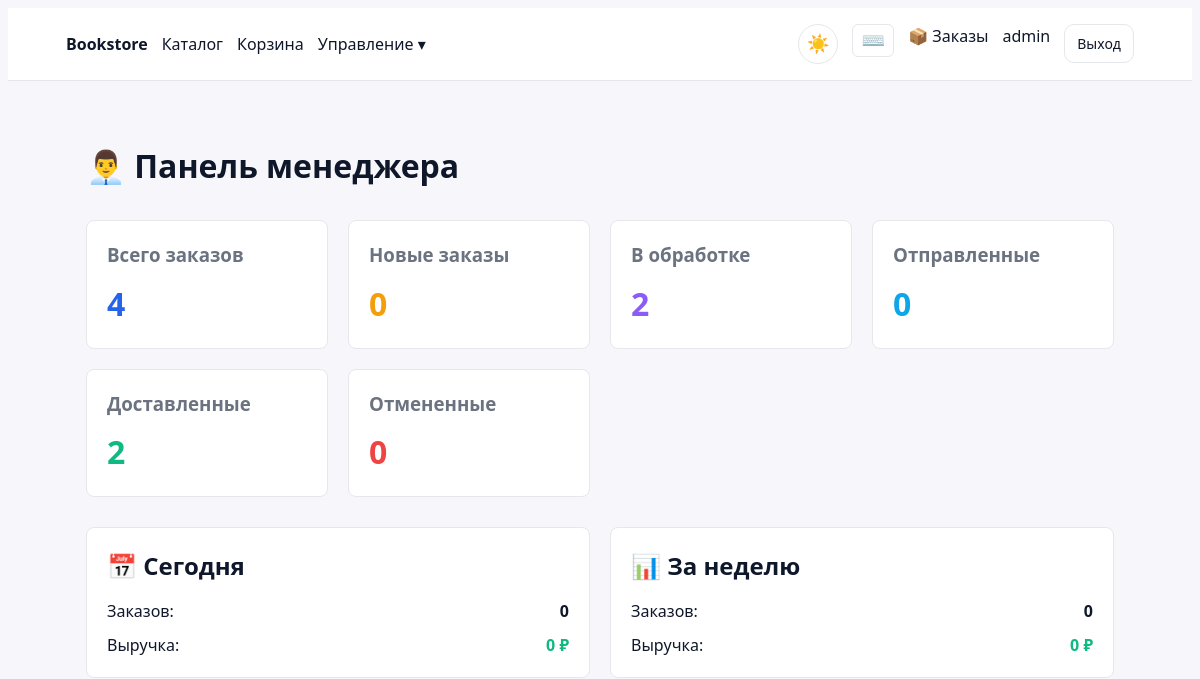
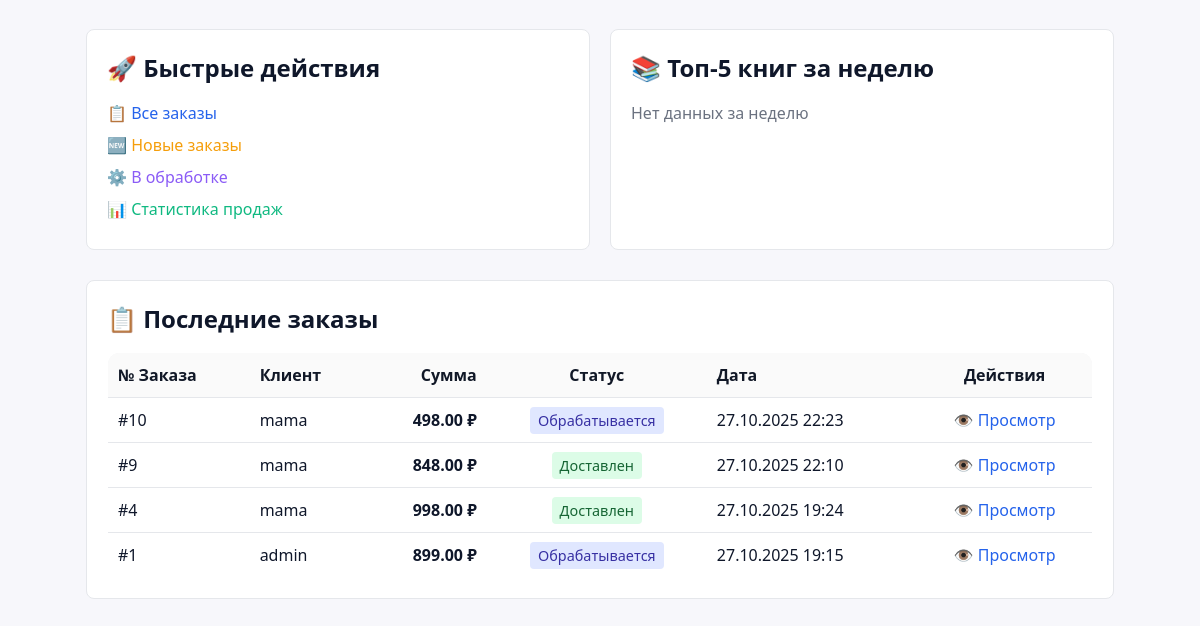
Page /manager/ (signed in) on the earlier database version (2 pictures, top to bottom).
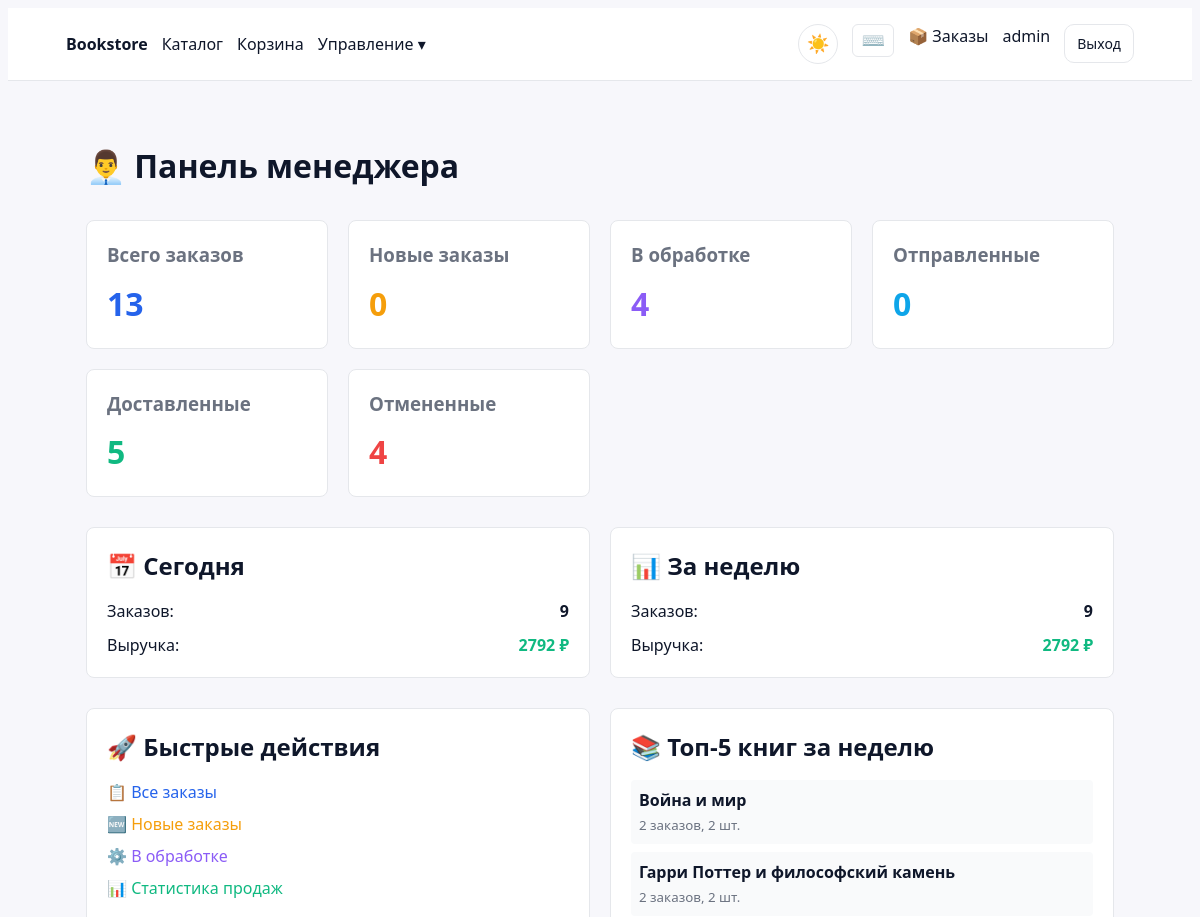
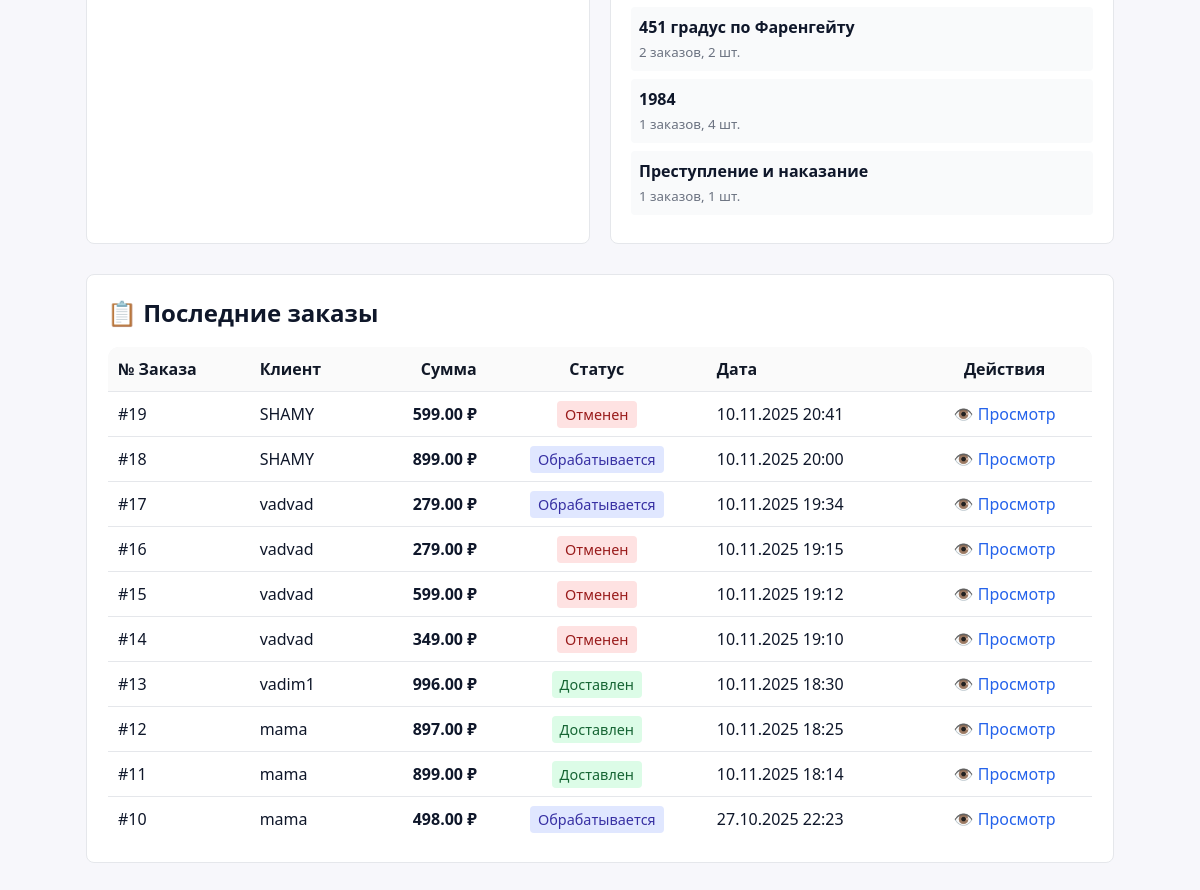
Same page on the later database version (2 pictures, top to bottom).
### backend/apps/orders/models.py (models this page shows, shortened)
class Order(models.Model):
    STATUS_CHOICES = (
        ("processing", "Обрабатывается"),
        ("shipped", "Отправлен"),
        ("delivered", "Доставлен"),
        ("cancelled", "Отменен"),
    )
    user = models.ForeignKey(settings.AUTH_USER_MODEL, on_delete=models.CASCADE, related_name='orders')
    status = models.CharField(max_length=20, choices=STATUS_CHOICES, default="processing")
    total_amount = models.DecimalField(max_digits=12, decimal_places=2, default=0)
    shipping_address = models.TextField(default="")
    shipping_city = models.CharField(max_length=100, default="")
    shipping_postal_code = models.CharField(max_length=20, default="")
    notes = models.TextField(blank=True)
    created_at = models.DateTimeField(auto_now_add=True)
    updated_at = models.DateTimeField(auto_now=True)
    class Meta:
        ordering = ['-created_at']
        indexes = [
            models.Index(fields=['user', 'status']),
            models.Index(fields=['status', 'created_at']),
        ]

### backend/apps/catalog/models.py (models this page shows, shortened)
class Book(models.Model):
    title = models.CharField(max_length=255)
    isbn = models.CharField(max_length=20, unique=True)
    description = models.TextField(blank=True)
    category = models.ForeignKey(Category, on_delete=models.PROTECT, related_name="books")
    price = models.DecimalField(max_digits=10, decimal_places=2)
    rating = models.DecimalField(max_digits=3, decimal_places=2, default=0)
    pages = models.PositiveIntegerField(null=True, blank=True)
    publication_date = models.DateField(null=True, blank=True)
    cover_image = models.ImageField(upload_to='book_covers/', blank=True, null=True)
    is_active = models.BooleanField(default=True)
    created_at = models.DateTimeField(auto_now_add=True)
    updated_at = models.DateTimeField(auto_now=True)
    class Meta:
        ordering = ["title"]
        indexes = [
            models.Index(fields=['category', 'is_active']),
            models.Index(fields=['price']),
            models.Index(fields=['rating']),
        ]

### backend/apps/web/manager_views.py (the view)
# urls.py: path('manager/', manager_views.manager_dashboard, name='manager-dashboard'),
@manager_required
def manager_dashboard(request):
    total_orders = Order.objects.count()
    new_orders = Order.objects.filter(status='new').count()
    processing_orders = Order.objects.filter(status='processing').count()
    shipped_orders = Order.objects.filter(status='shipped').count()
    delivered_orders = Order.objects.filter(status='delivered').count()
    cancelled_orders = Order.objects.filter(status='cancelled').count()
    today = datetime.now().date()
    today_orders = Order.objects.filter(created_at__date=today).count()
    today_revenue = Order.objects.filter(
        created_at__date=today,
        status__in=['delivered', 'shipped']
    ).aggregate(total=Sum('total_amount'))['total'] or 0
    week_ago = today - timedelta(days=7)
    week_orders = Order.objects.filter(created_at__date__gte=week_ago).count()
    week_revenue = Order.objects.filter(
        created_at__date__gte=week_ago,
        status__in=['delivered', 'shipped']
    ).aggregate(total=Sum('total_amount'))['total'] or 0
    recent_orders = Order.objects.select_related('user').order_by('-created_at')[:10]
    top_books = Book.objects.annotate(
        week_orders=Count('orderitem__order', filter=Q(orderitem__order__created_at__date__gte=week_ago)),
        week_quantity=Sum('orderitem__quantity', filter=Q(orderitem__order__created_at__date__gte=week_ago))
    ).filter(week_orders__gt=0).order_by('-week_orders')[:5]
    context = {
        'total_orders': total_orders,
        'new_orders': new_orders,
        'processing_orders': processing_orders,
        'shipped_orders': shipped_orders,
        'delivered_orders': delivered_orders,
        'cancelled_orders': cancelled_orders,
        'today_orders': today_orders,
        'today_revenue': today_revenue,
        'week_orders': week_orders,
        'week_revenue': week_revenue,
        'recent_orders': recent_orders,
        'top_books': top_books,
    }
    return render(request, 'web/manager/dashboard.html', context)

### templates/web/manager/dashboard.html (shortened to what the changed rows need)
{% extends 'web/base.html' %}
{% block content %}
<div style="max-width: 1200px; margin: 0 auto; padding: 20px;">
	<h1>👨‍💼 Панель менеджера</h1>
	<div style="display: grid; grid-template-columns: repeat(auto-fit, minmax(200px, 1fr)); gap: 20px; margin: 30px 0;">
		<div style="background: #fff; padding: 20px; border-radius: 8px; border: 1px solid #e5e7eb;">
			<h3 style="margin: 0 0 10px 0; color: #6b7280;">Всего заказов</h3>
			<p style="font-size: 2em; margin: 0; color: #2563eb; font-weight: bold;">{{ total_orders }}</p>
		</div>
		<div style="background: #fff; padding: 20px; border-radius: 8px; border: 1px solid #e5e7eb;">
			<h3 style="margin: 0 0 10px 0; color: #6b7280;">В обработке</h3>
			<p style="font-size: 2em; margin: 0; color: #8b5cf6; font-weight: bold;">{{ processing_orders }}</p>
		</div>
		<div style="background: #fff; padding: 20px; border-radius: 8px; border: 1px solid #e5e7eb;">
			<h3 style="margin: 0 0 10px 0; color: #6b7280;">Доставленные</h3>
			<p style="font-size: 2em; margin: 0; color: #10b981; font-weight: bold;">{{ delivered_orders }}</p>
		</div>
		<div style="background: #fff; padding: 20px; border-radius: 8px; border: 1px solid #e5e7eb;">
			<h3 style="margin: 0 0 10px 0; color: #6b7280;">Отмененные</h3>
			<p style="font-size: 2em; margin: 0; color: #ef4444; font-weight: bold;">{{ cancelled_orders }}</p>
		</div>
	</div>
	<div style="display: grid; grid-template-columns: repeat(auto-fit, minmax(300px, 1fr)); gap: 20px; margin: 30px 0;">
		<div style="background: #fff; padding: 20px; border-radius: 8px; border: 1px solid #e5e7eb;">
			<h2 style="margin: 0 0 15px 0;">📅 Сегодня</h2>
			<div style="display: flex; justify-content: space-between; margin-bottom: 10px;">
				<span>Заказов:</span>
				<strong>{{ today_orders }}</strong>
			</div>
			<div style="display: flex; justify-content: space-between;">
				<span>Выручка:</span>
				<strong style="color: #10b981;">{{ today_revenue|floatformat:0 }} ₽</strong>
			</div>
		</div>
		<div style="background: #fff; padding: 20px; border-radius: 8px; border: 1px solid #e5e7eb;">
			<h2 style="margin: 0 0 15px 0;">📊 За неделю</h2>
			<div style="display: flex; justify-content: space-between; margin-bottom: 10px;">
				<span>Заказов:</span>
				<strong>{{ week_orders }}</strong>
			</div>
			<div style="display: flex; justify-content: space-between;">
				<span>Выручка:</span>
				<strong style="color: #10b981;">{{ week_revenue|floatformat:0 }} ₽</strong>
			</div>
		</div>
	</div>
	<div style="display: grid; grid-template-columns: repeat(auto-fit, minmax(300px, 1fr)); gap: 20px; margin: 30px 0;">
		<div style="background: #fff; padding: 20px; border-radius: 8px; border: 1px solid #e5e7eb;">
			<h2 style="margin: 0 0 15px 0;">🚀 Быстрые действия</h2>
		</div>
		<div style="background: #fff; padding: 20px; border-radius: 8px; border: 1px solid #e5e7eb;">
			<h2 style="margin: 0 0 15px 0;">📚 Топ-5 книг за неделю</h2>
			{% if top_books %}
			<ul style="list-style: none; padding: 0; margin: 0;">
				{% for book in top_books %}
				<li style="margin: 8px 0; padding: 8px; background: #f9fafb; border-radius: 4px;">
					<strong>{{ book.title }}</strong><br>
					<small style="color: #6b7280;">{{ book.week_orders }} заказов, {{ book.week_quantity }} шт.</small>
				</li>
				{% endfor %}
			</ul>
			{% else %}
			<p style="color: #6b7280; margin: 0;">Нет данных за неделю</p>
			{% endif %}
		</div>
	</div>
	<div style="background: #fff; padding: 20px; border-radius: 8px; border: 1px solid #e5e7eb;">
		<h2 style="margin: 0 0 15px 0;">📋 Последние заказы</h2>
		{% if recent_orders %}
		<div style="overflow-x: auto;">
			<table style="width: 100%; border-collapse: collapse;">
				<thead style="background: #f9fafb;">
					<tr>
						<th style="padding: 10px; text-align: left;">№ Заказа</th>
						<th style="padding: 10px; text-align: left;">Клиент</th>
						<th style="padding: 10px; text-align: right;">Сумма</th>
						<th style="padding: 10px; text-align: center;">Статус</th>
						<th style="padding: 10px; text-align: left;">Дата</th>
						<th style="padding: 10px; text-align: center;">Действия</th>
					</tr>
				</thead>
				<tbody>
					{% for order in recent_orders %}
					<tr style="border-top: 1px solid #e5e7eb;">
						<td style="padding: 10px;">#{{ order.id }}</td>
						<td style="padding: 10px;">{{ order.user.username }}</td>
						<td style="padding: 10px; text-align: right; font-weight: 600;">{{ order.total_amount }} ₽</td>
						<td style="padding: 10px; text-align: center;">
							<span style="padding: 4px 8px; border-radius: 4px; font-size: 0.9em;
								{% if order.status == 'new' %}background: #fef3c7; color: #92400e;
								{% elif order.status == 'processing' %}background: #e0e7ff; color: #3730a3;
								{% elif order.status == 'shipped' %}background: #dbeafe; color: #1e40af;
								{% elif order.status == 'delivered' %}background: #dcfce7; color: #166534;
								{% elif order.status == 'cancelled' %}background: #fee2e2; color: #991b1b;
								{% endif %}">
								{{ order.get_status_display }}
							</span>
						</td>
						<td style="padding: 10px;">{{ order.created_at|date:"d.m.Y H:i" }}</td>
						<td style="padding: 10px; text-align: center;">
							<a href="/manager/orders/{{ order.id }}/" style="color: #2563eb; text-decoration: none;">👁️ Просмотр</a>
						</td>
					</tr>
					{% endfor %}
				</tbody>
			</table>
		</div>
		{% else %}
		<p style="color: #6b7280; text-align: center; padding: 20px;">Нет заказов</p>
		{% endif %}
	</div>
</div>
{% endblock %}

Differences in the rows shown:
no longer on this page (row unchanged): Order: id "9", user.username "mama", total_amount "848.00", status "Доставлен", created_at "27.10.2025 22:10"
no longer on this page (row unchanged): Order: id "4", user.username "mama", total_amount "998.00", status "Доставлен", created_at "27.10.2025 19:24"
no longer on this page (row unchanged): Order: id "1", user.username "admin", total_amount "899.00", status "Обрабатывается", created_at "27.10.2025 19:15"
now on this page (row unchanged): Book: title "Война и мир", week_orders "2", week_quantity "2"
now on this page (row unchanged): Book: title "Гарри Поттер и философский камень", week_orders "2", week_quantity "2"
now on this page (row unchanged): Book: title "451 градус по Фаренгейту", week_orders "2", week_quantity "2"
now on this page (row unchanged): Book: title "1984", week_orders "1", week_quantity "4"
now on this page (row unchanged): Book: title "Преступление и наказание", week_orders "1", week_quantity "1"
added Order: id "19", user.username "SHAMY", total_amount "599.00", status "Отменен", created_at "10.11.2025 20:41"
added Order: id "18", user.username "SHAMY", total_amount "899.00", status "Обрабатывается", created_at "10.11.2025 20:00"
added Order: id "17", user.username "vadvad", total_amount "279.00", status "Обрабатывается", created_at "10.11.2025 19:34"
added Order: id "16", user.username "vadvad", total_amount "279.00", status "Отменен", created_at "10.11.2025 19:15"
added Order: id "15", user.username "vadvad", total_amount "599.00", status "Отменен", created_at "10.11.2025 19:12"
added Order: id "14", user.username "vadvad", total_amount "349.00", status "Отменен", created_at "10.11.2025 19:10"
added Order: id "13", user.username "vadim1", total_amount "996.00", status "Доставлен", created_at "10.11.2025 18:30"
added Order: id "12", user.username "mama", total_amount "897.00", status "Доставлен", created_at "10.11.2025 18:25"
added Order: id "11", user.username "mama", total_amount "899.00", status "Доставлен", created_at "10.11.2025 18:14"
Other differences:
{{ total_orders }}: "4" → "13"
{{ processing_orders }}: "2" → "4"
{{ delivered_orders }}: "2" → "5"
{{ cancelled_orders }}: "0" → "4"
{{ today_orders }}: "0" → "9"
{{ today_revenue|floatformat:0 }}: "0" → "2792"
{{ week_orders }}: "0" → "9"
{{ week_revenue|floatformat:0 }}: "0" → "2792"
text no longer shown: "Нет данных за неделю"
